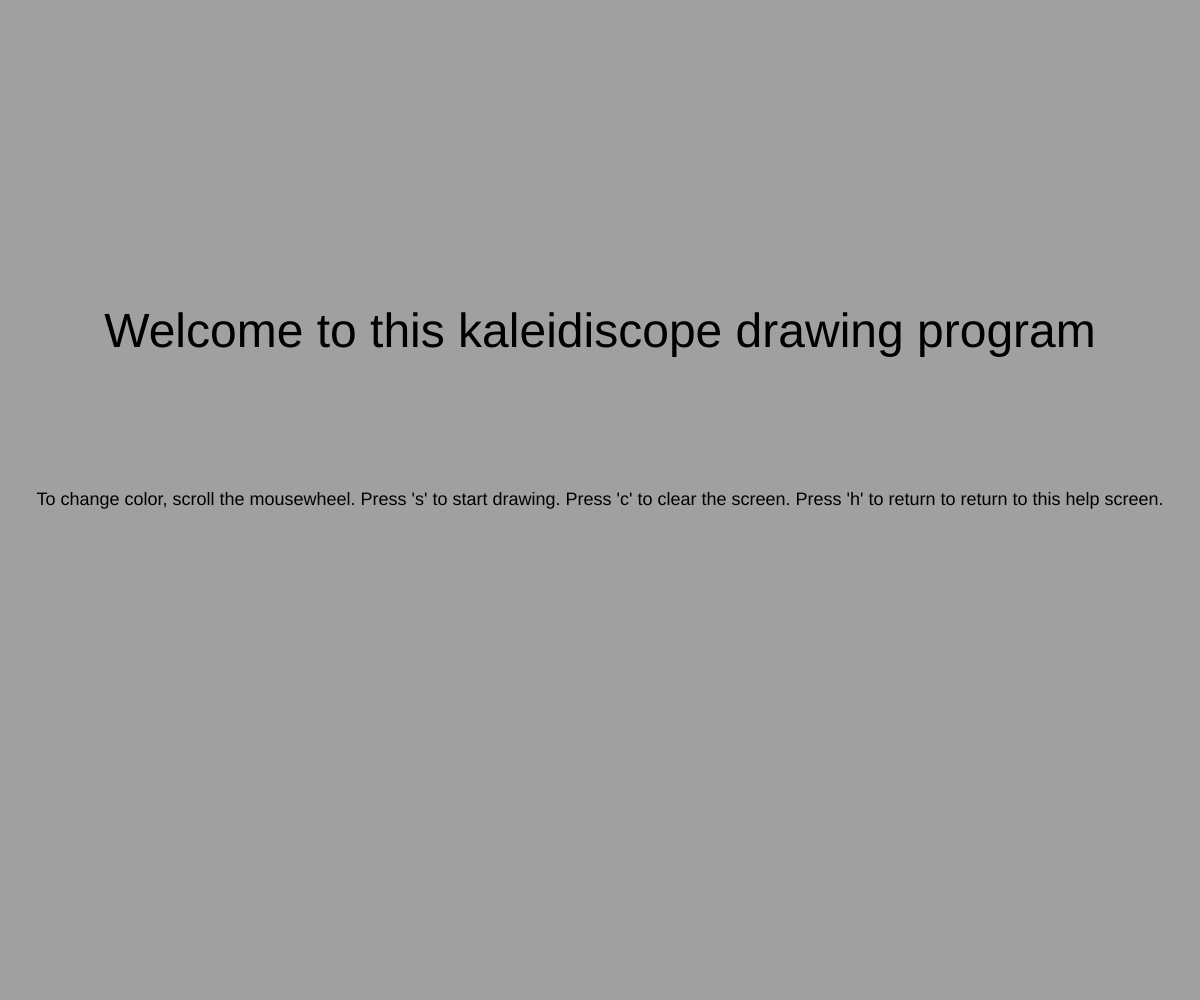
Frame 1 (no input)
Frame 60 (no input): identical to frame 1, image omitted
Frame 120 (the mouse pressed at the canvas centre since frame 60): identical to frame 1, image omitted

The p5.js sketch that drew this single still picture (run headless with seeded random() and noise() and a simulated clock; from frame 60 on, the mouse is pressed at the canvas centre):

// p5.js sketch
// ── sketch.js
//Kaleidoscope drawing program
//22/09/2020
//Victor Wu
//Comp-sci 30
//
//Program information: 
//This kaleidoscope drawing program mirrors your drawing however many times depending on the symmetry that you set. CONTROLS: leftmouse: draw, mousewheel: change color, "r": reload drawing, "c": clear screen, "h": help screen, "s": start drawing
//
//fulfilled reqiurements:
// Mouse interaction is achieved through the drawing function. Keyboard interaction is achieved through the different keys used to clear screen, reload, etc. Color change is incoporated. Extra for experts has been fulfilled through its role in changing color
//////////////////////////////////////////////////////////

let lineCor = [];
let state = "help";
let r, g, b;
let symmetry = 8;
let angle = 360 / symmetry;

///////

function setup() {
  createCanvas(windowWidth, windowHeight);
  background(220);
  r = 50;
  g = 0;
  b = 0;
}

function draw() {
  helpScreen();
  copyDrawing();
}

//function to copy user drawing based on symmetry selected

function copyDrawing() {
  if (state === "draw") {
    
    push();
    angleMode(DEGREES);
    translate(windowWidth / 2, windowHeight / 2);
    displayImg();
    pop();
    
    if (mouseIsPressed) {
      let linePos = {
        //changing the mouseX and mouseY coordinates to x and y coordinates where the origin is the center of the screen
        x: mouseX - windowWidth / 2,
        y: mouseY - windowHeight / 2,
        px: pmouseX - windowWidth / 2,
        py: pmouseY - windowHeight / 2,
      };
      lineCor.push(linePos);
    }
  }
}

function displayImg() {
  stroke(r, g, b);
  //duplicating stroke and rotating the angle upon which it is replicated
  for (let i = 0; i < symmetry; i++) {

    for (let n = 0; n < lineCor.length; n++) {
      rotate(angle);
      line(lineCor[n].x, lineCor[n].y, lineCor[n].px, lineCor[n].py);
      push();
      scale(1, -1);
      line(lineCor[n].x, lineCor[n].y, lineCor[n].px, lineCor[n].py);
      pop();
    }
  }
}

// Changing color of the stroke with the mousewheel - This is one of the extra for experts reqiurements that I included
function mouseWheel() {
  if (event.deltaY > 0) {
    if (r < 255) {
      r += 10;
    } else if (g < 255) {
      g += 10;
    } else if (b < 255) {
      b += 10;
    }

  } else {
    if (r > 0) {
      r -= 10;
    } else if (g > 0) {
      g -= 10;
    } else if (b > 0) {
      b -= 10;
    }
  }
}

// helpscreen with instructions and keybinds

function helpScreen() {
  if (state === "help") {
    background(160);
    textAlign(CENTER, CENTER);
    textSize(windowWidth * 0.04);
    text("Welcome to this kaleidiscope drawing program", windowWidth / 2, windowHeight / 3);
    textSize(windowWidth * 0.015);
    text("To change color, scroll the mousewheel. Press 's' to start drawing. Press 'c' to clear the screen. Press 'h' to return to return to this help screen.", windowWidth / 2, 1.5 * windowHeight / 3);
  }
}

//commands for the keybinds
function keyTyped() {
  if (key === "c") {
    setup();
    lineCor = [];
  }

  if (key === "h") {
    setup();
    state = "help";
  }

  if (key === "s") {
    setup();
    state = "draw";  
  }

}
